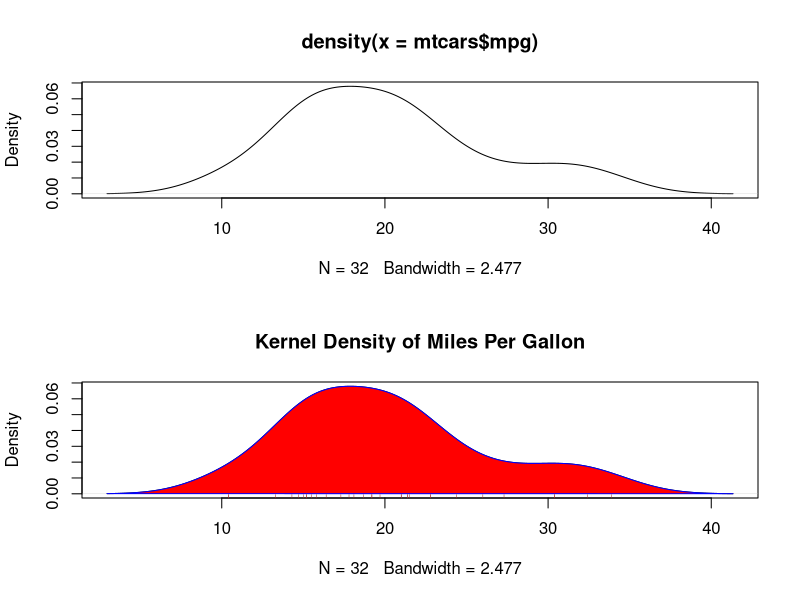

Write the R code that produced this figure.
par(mfrow = c(2, 1))
d <- density(mtcars$mpg)

plot(d)

d <- density(mtcars$mpg)
plot(d, main = "Kernel Density of Miles Per Gallon")
polygon(d, col = "red", border = "blue")
rug(mtcars$mpg, col = "brown")
